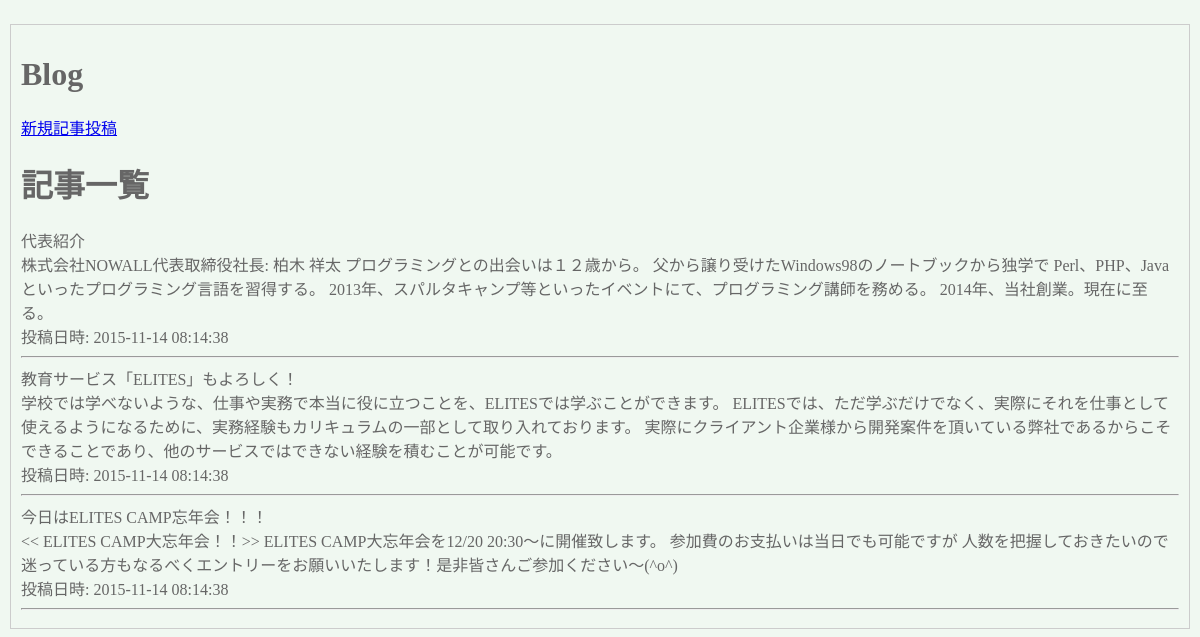
The page / on the database its author committed.
### tables this page shows
create table posts (
    id int primary key auto_increment,
    title varchar(255),
    body text,
    created_at datetime,
    updated_at datetime
);

### functions.php (called while the page is built, shortened)
<?php
function h($s) {
    return htmlspecialchars($s, ENT_QUOTES, "UTF-8");
}

### index.php (the view, shortened to what this page needs)
<?php
require_once('functions.php');
$dbh = connectDb();
$sql = "select * from posts order by updated_at desc";
$stmt = $dbh->prepare($sql);
$stmt->execute();
$posts = $stmt->fetchAll(PDO::FETCH_ASSOC);
?>
<!DOCTYPE html>
<html lang="ja">
<head>
    <link rel="stylesheet" href="style.css">
</head>
<body>
<h1>Blog</h1>
<a href="add.php">新規記事投稿</a>
<h1>記事一覧</h1>
  <?php foreach ($posts as $post ) : ?>
    <li style = "list-style-type : none;">
      <?php echo h($post['title']) ?><br>
      <?php echo h($post['body']) ?><br>
      投稿日時: <?php echo h($post['updated_at']) ?>
      <hr>
    </li>
  <?php endforeach; ?>
</body>
</html>

### style.css (style rules this page uses)
body { margin:24px 10px; font-family:'メイリオ','Hiragino Kaku Gothic Pro','sans-seif'; color: #666; padding: 10px; margin-bottom: 15px; border: 1px solid #ccc; color: #666; background: #F0F8F1; }

### rows shown on the page
posts: title "代表紹介", body "株式会社NOWALL代表取締役社長: 柏木 祥太 プログラミングとの出会いは１２歳から。 父から譲り受けたWindows98のノートブックから独学で Perl、PHP、Javaといったプログラミング言語を習得する。 2013年、スパルタキャンプ等といったイベントにて、プログラミング講師を務める。 2014年、当社創業。現在に至る。", updated_at "2015-11-14 08:14:38"
posts: title "教育サービス「ELITES」もよろしく！", body "学校では学べないような、仕事や実務で本当に役に立つことを、ELITESでは学ぶことができます。 ELITESでは、ただ学ぶだけでなく、実際にそれを仕事として使えるようになるために、実務経験もカリキュラムの一部として取り入れております。 実際にクライアント企業様から開発案件を頂いている弊社であるからこそできることであり、他のサービスではできない経験を積むことが可能です。", updated_at "2015-11-14 08:14:38"
posts: title "今日はELITES CAMP忘年会！！！", body "<< ELITES CAMP大忘年会！！>> ELITES CAMP大忘年会を12/20 20:30〜に開催致します。 参加費のお支払いは当日でも可能ですが 人数を把握しておきたいので迷っている方もなるべくエントリーをお願いいたします！是非皆さんご参加ください〜(^o^)", updated_at "2015-11-14 08:14:38"
